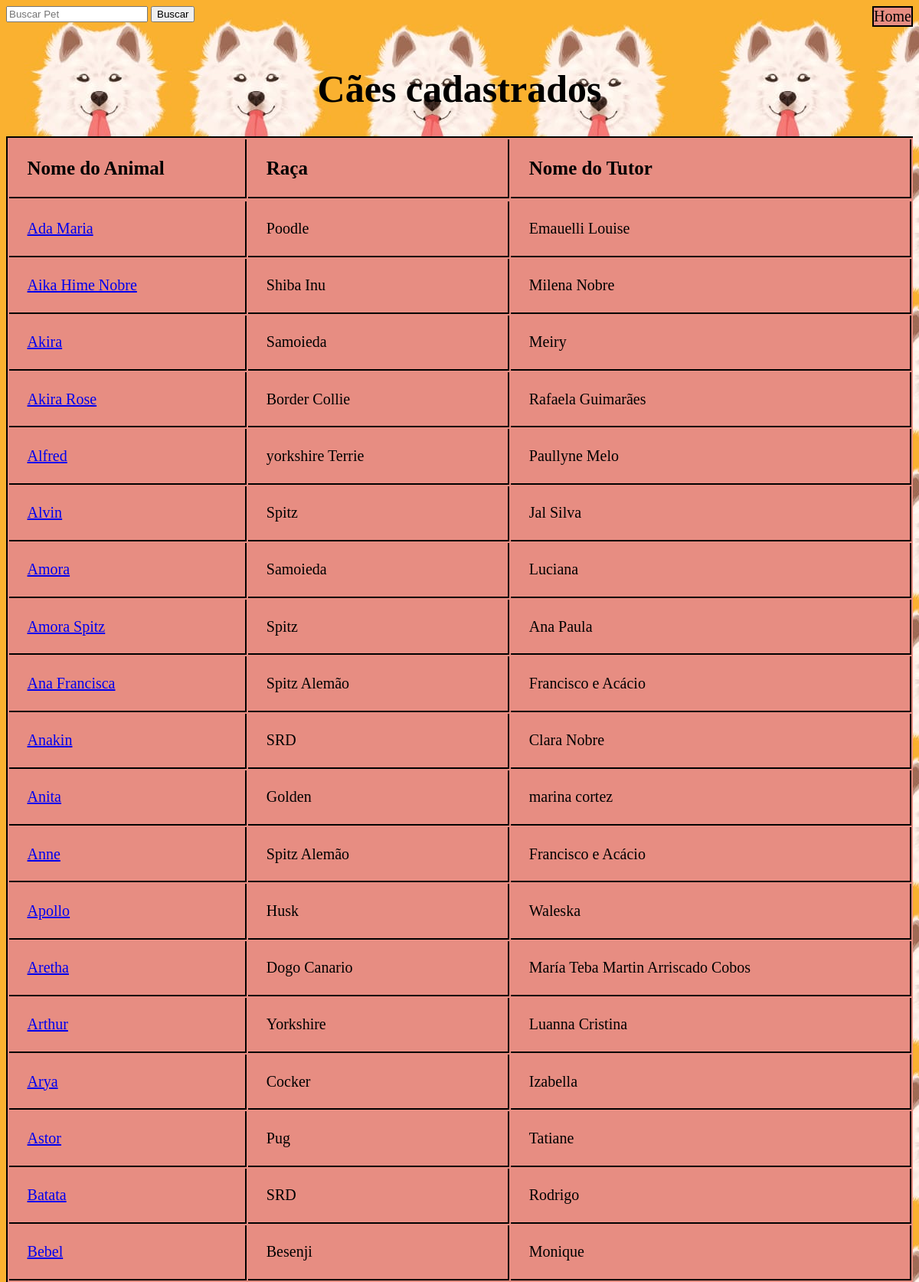
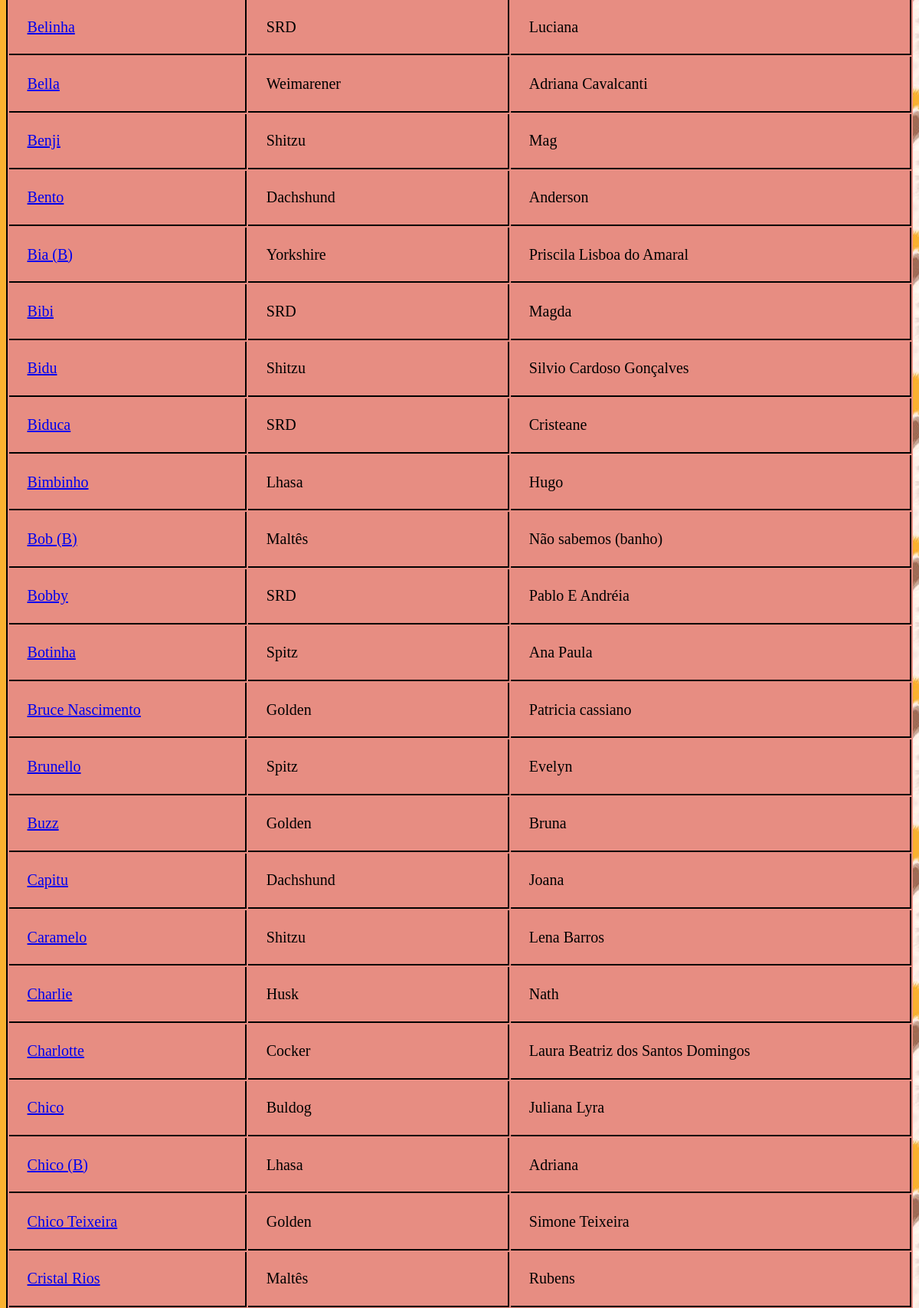
Screenshot of /listapet/ (signed in, upper part) with the database file from the repository (2 pictures, top to bottom).
### ficha/models.py (models this page shows, shortened)
class FichaDog(models.Model):
    nome = models.CharField(max_length=100, primary_key=True)
    raca = models.CharField(max_length=100)
    data_de_nascimento =  models.DateField()
    sexo = models.CharField(max_length=1, choices=(('M', 'Macho'), ('F', 'Fêmea')))
    peso = models.DecimalField(max_digits=5, decimal_places=2)
    tipo_alimentacao = models.CharField(max_length=100)
    restricoes_alimentares = models.CharField(max_length=100, blank=True, null=True)
    nome_tutor = models.CharField(max_length=100,blank=True)
    contato_tutor = models.CharField(max_length=100)
    cpf_tutor = models.CharField(max_length=14)
    endereco = models.CharField(max_length=100,blank=True, null=True)
    veterinario = models.CharField(max_length=100,blank=True, null=True)
    observacoes = models.TextField(blank=True, null=True)
    data = models.DateTimeField(auto_now_add=True)
    imagem = models.ImageField(upload_to='img/', blank=True, null=True)
    class Meta:
            db_table = 'Ficha_Dog'

### ficha/views.py (the view)
# urls.py: path('listapet/', views.lista_fichas_cachorros, name='lista'),
@login_required(login_url="/auth/login/")
def lista_fichas_cachorros(request):
    cachorros = FichaDog.objects.all().order_by('nome')
    search = request.GET.get('search')
    if search:
        cachorros = cachorros.filter(nome__icontains=search)
    return render(request, 'lista_pet.html', {'cachorros': cachorros})

### ficha/templates/lista_pet.html (shortened to what this page needs)
<!DOCTYPE html>
<html>
  <head>
    {% load static %}
  </head>
  <body>
    <div class="col-sm-6">
      <form action="." method="GET" classs="form-inline">
        <input type="text" id="search" name="search" class="form-control" placeholder="Buscar Pet">
        <input type="submit" class="btn btn-primary" value="Buscar">
      </form>
      <a class = "home" href="{% url 'home' %}">Home</a>
    </div>
    <div class="tabela">
      <table class="form">
          <thead class="legenda">
            <tr class="tr">
              <th>Nome do Animal</th>
              <th>Raça</th>
              <th>Nome do Tutor</th>
            </tr>
          </thead>
          <br>
          <h1 class='title'>Cães cadastrados</h1>
          <tbody>
              <tr>
                {% for cachorro in cachorros %}
                  <tr>
                  <td class="num"><a href="{% url 'ficha:mostrar_ficha' nome=cachorro.nome %}">{{ cachorro.nome }} </td>
                  <td >{{ cachorro.raca }} </td>
                  <td>{{ cachorro.nome_tutor}}</td>
                {% endfor %}
              </tr>
          </tbody>
      </table>
    </div>
  </body>
</html>

### ficha/templates/lista_pet.html (style rules this page uses)
body { background-image: url('/static/img/fundo.jpeg'); }
.tabela { display: flex; flex-direction: column ; }
.form { text-align:center; font-size: 20px; border-top:2px solid black; border-left:2px solid black; background-color: rgb(231, 141, 130); }
.legenda { font-size: 25px; }
h1 { text-align:center; font-size: 50px; }
th, td { padding: 2%; text-align: left; border-bottom: 2px solid black; border-right: 2px solid black; }
.col-sm-6 { flex-direction: row; display:flex; justify-content: space-between; }
.home { font-size: 20px; text-decoration: none; color: black; border: 2px solid black; background-color: rgb(231, 141, 130); }

### rows the page displays
FichaDog: nome "Ada Maria", raca "Poodle", nome_tutor "Emauelli Louise"
FichaDog: nome "Aika Hime Nobre", raca "Shiba Inu", nome_tutor "Milena Nobre"
FichaDog: nome "Akira", raca "Samoieda", nome_tutor "Meiry"
FichaDog: nome "Akira Rose", raca "Border Collie", nome_tutor "Rafaela Guimarães"
FichaDog: nome "Alfred", raca "yorkshire Terrie", nome_tutor "Paullyne Melo"
FichaDog: nome "Alvin", raca "Spitz", nome_tutor "Jal Silva"
FichaDog: nome "Amora", raca "Samoieda", nome_tutor "Luciana"
FichaDog: nome "Amora Spitz", raca "Spitz", nome_tutor "Ana Paula"
FichaDog: nome "Ana Francisca", raca "Spitz Alemão", nome_tutor "Francisco e Acácio"
FichaDog: nome "Anakin", raca "SRD", nome_tutor "Clara Nobre"
FichaDog: nome "Anita", raca "Golden", nome_tutor "marina cortez"
FichaDog: nome "Anne", raca "Spitz Alemão", nome_tutor "Francisco e Acácio"
FichaDog: nome "Apollo", raca "Husk", nome_tutor "Waleska"
FichaDog: nome "Aretha", raca "Dogo Canario", nome_tutor "María Teba Martin Arriscado Cobos"
FichaDog: nome "Arthur", raca "Yorkshire", nome_tutor "Luanna Cristina"
FichaDog: nome "Arya", raca "Cocker", nome_tutor "Izabella"
FichaDog: nome "Astor", raca "Pug", nome_tutor "Tatiane"
FichaDog: nome "Batata", raca "SRD", nome_tutor "Rodrigo"
FichaDog: nome "Bebel", raca "Besenji", nome_tutor "Monique"
FichaDog: nome "Belinha", raca "SRD", nome_tutor "Luciana"
FichaDog: nome "Bella", raca "Weimarener", nome_tutor "Adriana Cavalcanti"
FichaDog: nome "Benji", raca "Shitzu", nome_tutor "Mag"
FichaDog: nome "Bento", raca "Dachshund", nome_tutor "Anderson"
FichaDog: nome "Bia (B)", raca "Yorkshire", nome_tutor "Priscila Lisboa do Amaral"
FichaDog: nome "Bibi", raca "SRD", nome_tutor "Magda"
FichaDog: nome "Bidu", raca "Shitzu", nome_tutor "Silvio Cardoso Gonçalves"
FichaDog: nome "Biduca", raca "SRD", nome_tutor "Cristeane"
FichaDog: nome "Bimbinho", raca "Lhasa", nome_tutor "Hugo"
FichaDog: nome "Bob (B)", raca "Maltês", nome_tutor "Não sabemos (banho)"
FichaDog: nome "Bobby", raca "SRD", nome_tutor "Pablo E Andréia"
FichaDog: nome "Botinha", raca "Spitz", nome_tutor "Ana Paula"
FichaDog: nome "Bruce Nascimento", raca "Golden", nome_tutor "Patricia cassiano"
FichaDog: nome "Brunello", raca "Spitz", nome_tutor "Evelyn"
FichaDog: nome "Buzz", raca "Golden", nome_tutor "Bruna"
FichaDog: nome "Capitu", raca "Dachshund", nome_tutor "Joana"
FichaDog: nome "Caramelo", raca "Shitzu", nome_tutor "Lena Barros"
FichaDog: nome "Charlie", raca "Husk", nome_tutor "Nath"
FichaDog: nome "Charlotte", raca "Cocker", nome_tutor "Laura Beatriz dos Santos Domingos"
FichaDog: nome "Chico", raca "Buldog", nome_tutor "Juliana Lyra"
FichaDog: nome "Chico (B)", raca "Lhasa", nome_tutor "Adriana"
FichaDog: nome "Chico Teixeira", raca "Golden", nome_tutor "Simone Teixeira"
FichaDog: nome "Cristal Rios", raca "Maltês", nome_tutor "Rubens"
